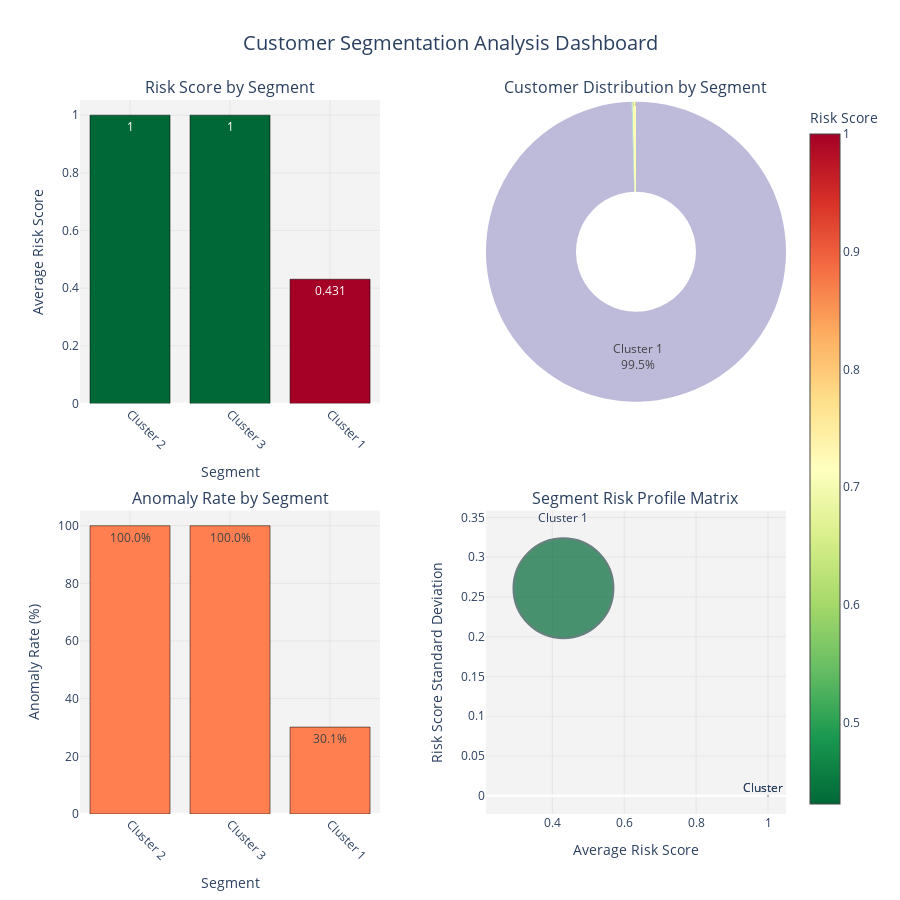

Notebook code for this chart:
### Code cell
# Create segmentation dashboard
if 'Segment_Name' in df_results.columns:
    # Prepare data for visualization
    segment_summary = df_results.groupby('Segment_Name').agg({
        'Account_Number': 'count',
        'Risk_Score_Final': 'mean',
        'Consensus_Anomaly': 'mean'
    }).reset_index()
    
    segment_summary.columns = ['Segment', 'Customer_Count', 'Avg_Risk_Score', 'Anomaly_Rate']
    segment_summary = segment_summary.sort_values('Avg_Risk_Score', ascending=False)
    
    # Create visualization
    fig = make_subplots(
        rows=2, cols=2,
        subplot_titles=('Risk Score by Segment',
                        'Customer Distribution by Segment',
                        'Anomaly Rate by Segment',
                        'Segment Risk Profile Matrix'),
        specs=[[{'type': 'bar'}, {'type': 'pie'}],
               [{'type': 'bar'}, {'type': 'scatter'}]],
        vertical_spacing=0.15,
        horizontal_spacing=0.15
    )
    
    # Plot 1: Risk Score by Segment (Bar Chart)
    # Create color scale based on risk scores
    risk_scores = segment_summary['Avg_Risk_Score'].values
    # Normalize risk scores to 0-1 range for color mapping
    norm_risk = (risk_scores - risk_scores.min()) / (risk_scores.max() - risk_scores.min() + 1e-10)
    # Generate colors using RdYlGn color scale (reversed: red for high risk)
    colors = px.colors.sample_colorscale('RdYlGn', norm_risk, low=0.0, high=1.0, colortype='rgb')
    
    fig.add_trace(
        go.Bar(
            x=segment_summary['Segment'],
            y=segment_summary['Avg_Risk_Score'],
            marker=dict(
                color=colors,
                line=dict(color='rgba(0,0,0,0.5)', width=1)
            ),
            text=segment_summary['Avg_Risk_Score'].round(3),
            textposition='auto',
            name='Avg Risk Score',
            hovertemplate='Segment: %{x}<br>Risk Score: %{y:.3f}<extra></extra>'
        ),
        row=1, col=1
    )
    
    fig.update_xaxes(title_text="Segment", row=1, col=1, tickangle=45)
    fig.update_yaxes(title_text="Average Risk Score", row=1, col=1)
    
    # Plot 2: Customer Distribution by Segment (Pie Chart)
    fig.add_trace(
        go.Pie(
            labels=segment_summary['Segment'],
            values=segment_summary['Customer_Count'],
            hole=0.4,
            textinfo='label+percent',
            textposition='inside',
            showlegend=False,
            marker=dict(colors=px.colors.qualitative.Set3),
            hovertemplate='Segment: %{label}<br>Customers: %{value}<br>Percentage: %{percent}<extra></extra>'
        ),
        row=1, col=2
    )
    
    # Plot 3: Anomaly Rate by Segment (Bar Chart)
    fig.add_trace(
        go.Bar(
            x=segment_summary['Segment'],
            y=segment_summary['Anomaly_Rate'] * 100,
            marker=dict(
                color='coral',
                line=dict(color='rgba(0,0,0,0.5)', width=1)
            ),
            text=[f"{rate*100:.1f}%" for rate in segment_summary['Anomaly_Rate']],
            textposition='auto',
            name='Anomaly Rate',
            hovertemplate='Segment: %{x}<br>Anomaly Rate: %{y:.1f}%<extra></extra>'
        ),
        row=2, col=1
    )
    
    fig.update_xaxes(title_text="Segment", row=2, col=1, tickangle=45)
    fig.update_yaxes(title_text="Anomaly Rate (%)", row=2, col=1)
    
    # Plot 4: Segment Risk Profile Matrix (Scatter Plot)
    # First, check what columns we actually have available
    available_columns = df_results.columns.tolist()
    print("Available columns for scatter plot:")
    print([col for col in available_columns if 'freq' in col.lower() or 'amount' in col.lower()])
    
    # Try to find transaction frequency and amount columns
    freq_cols = [col for col in available_columns if 'freq' in col.lower() or 'count' in col.lower()]
    amount_cols = [col for col in available_columns if 'amount' in col.lower() and 'avg' in col.lower()]
    
    if freq_cols and amount_cols:
        # Use the first matching columns
        freq_col = freq_cols[0]
        amount_col = amount_cols[0]
        
        segment_agg = df_results.groupby('Segment_Name').agg({
            freq_col: 'mean',
            amount_col: 'mean',
            'Risk_Score_Final': 'mean',
            'Account_Number': 'count'
        }).reset_index()
        
        # Create bubble sizes based on risk score
        bubble_sizes = (segment_agg['Risk_Score_Final'] - segment_agg['Risk_Score_Final'].min() + 0.1) * 50
        
        fig.add_trace(
            go.Scatter(
                x=segment_agg[freq_col],
                y=segment_agg[amount_col],
                mode='markers+text',
                marker=dict(
                    size=bubble_sizes,
                    color=segment_agg['Risk_Score_Final'],
                    colorscale='RdYlGn_r',
                    showscale=True,
                    colorbar=dict(title="Risk Score", x=1.02),
                    line=dict(width=2, color='DarkSlateGrey')
                ),
                text=segment_agg['Segment_Name'],
                textposition="top center",
                hoverinfo='text',
                hovertext=segment_agg.apply(
                    lambda row: f"Segment: {row['Segment_Name']}<br>" +
                               f"Customers: {row['Account_Number']}<br>" +
                               f"Risk Score: {row['Risk_Score_Final']:.3f}<br>" +
                               f"Avg {freq_col}: {row[freq_col]:.1f}<br>" +
                               f"Avg {amount_col}: {row[amount_col]:,.0f}",
                    axis=1
                ),
                name='Segments'
            ),
            row=2, col=2
        )
        
        fig.update_xaxes(title_text=f"Average {freq_col}", row=2, col=2)
        fig.update_yaxes(title_text=f"Average {amount_col}", row=2, col=2)
    else:
        # If we don't have frequency/amount data, create a simple scatter plot with risk scores
        print("⚠️ Transaction frequency/amount columns not found. Creating simplified scatter plot.")
        
        segment_agg = df_results.groupby('Segment_Name').agg({
            'Risk_Score_Final': ['mean', 'std'],
            'Account_Number': 'count'
        }).reset_index()
        
        # Flatten column names
        segment_agg.columns = ['Segment_Name', 'Risk_Mean', 'Risk_Std', 'Customer_Count']
        
        fig.add_trace(
            go.Scatter(
                x=segment_agg['Risk_Mean'],
                y=segment_agg['Risk_Std'],
                mode='markers+text',
                marker=dict(
                    size=segment_agg['Customer_Count'] / segment_agg['Customer_Count'].max() * 100,
                    color=segment_agg['Risk_Mean'],
                    colorscale='RdYlGn_r',
                    showscale=True,
                    colorbar=dict(title="Risk Score", x=1.02),
                    line=dict(width=2, color='DarkSlateGrey')
                ),
                text=segment_agg['Segment_Name'],
                textposition="top center",
                hoverinfo='text',
                hovertext=segment_agg.apply(
                    lambda row: f"Segment: {row['Segment_Name']}<br>" +
                               f"Customers: {row['Customer_Count']}<br>" +
                               f"Avg Risk: {row['Risk_Mean']:.3f}<br>" +
                               f"Risk Std: {row['Risk_Std']:.3f}",
                    axis=1
                ),
                name='Segments'
            ),
            row=2, col=2
        )
        
        fig.update_xaxes(title_text="Average Risk Score", row=2, col=2)
        fig.update_yaxes(title_text="Risk Score Standard Deviation", row=2, col=2)
    
    # Update layout
    fig.update_layout(
        height=900,
        showlegend=False,
        title_text="Customer Segmentation Analysis Dashboard",
        title_font_size=20,
        title_x=0.5,
        plot_bgcolor='rgba(240,240,240,0.8)',
        paper_bgcolor='white'
    )
    
    # Add grid and styling
    fig.update_xaxes(showgrid=True, gridwidth=1, gridcolor='rgba(200,200,200,0.3)')
    fig.update_yaxes(showgrid=True, gridwidth=1, gridcolor='rgba(200,200,200,0.3)')
    
    fig.show()
    
    # Also display the data table
    print("\n📊 Segment Summary Data:")
    display(segment_summary.style
            .background_gradient(subset=['Avg_Risk_Score'], cmap='RdYlGn_r')
            .background_gradient(subset=['Anomaly_Rate'], cmap='Reds')
            .format({
                'Avg_Risk_Score': '{:.3f}',
                'Anomaly_Rate': '{:.2%}',
                'Customer_Count': '{:,}'
            }))
    
else:
    print("⚠️ No segmentation data found. Skipping dashboard creation.")

### Figure 1 — Plotly figure (JSON) as saved in the notebook; plotly's stock layout.template omitted (floating-point values rounded to 4 significant figures)
{"data": [{"hovertemplate": "Segment: %{x}<br>Risk Score: %{y:.3f}<extra></extra>", "marker": {"color": ["rgb(0, 104, 55)", "rgb(0, 104, 55)", "rgb(165, 0, 38)"], "line": {"color": "rgba(0,0,0,0.5)", "width": 1}}, "name": "Avg Risk Score", "text": [1.0, 1.0, 0.431], "textposition": "auto", "type": "bar", "x": ["Cluster 2", "Cluster 3", "Cluster 1"], "xaxis": "x", "y": [1.0, 1.0, 0.4309], "yaxis": "y"}, {"domain": {"x": [0.575, 1], "y": [0.575, 1]}, "hole": 0.4, "hovertemplate": "Segment: %{label}<br>Customers: %{value}<br>Percentage: %{percent}<extra></extra>", "labels": ["Cluster 2", "Cluster 3", "Cluster 1"], "marker": {"colors": ["rgb(141,211,199)", "rgb(255,255,179)", "rgb(190,186,218)", "rgb(251,128,114)", "rgb(128,177,211)", "rgb(253,180,98)", "rgb(179,222,105)", "rgb(252,205,229)", "rgb(217,217,217)", "rgb(188,128,189)", "rgb(204,235,197)", "rgb(255,237,111)"]}, "showlegend": false, "textinfo": "label+percent", "textposition": "inside", "type": "pie", "values": [3, 15, 3875]}, {"hovertemplate": "Segment: %{x}<br>Anomaly Rate: %{y:.1f}%<extra></extra>", "marker": {"color": "coral", "line": {"color": "rgba(0,0,0,0.5)", "width": 1}}, "name": "Anomaly Rate", "text": ["100.0%", "100.0%", "30.1%"], "textposition": "auto", "type": "bar", "x": ["Cluster 2", "Cluster 3", "Cluster 1"], "xaxis": "x2", "y": [100.0, 100.0, 30.14], "yaxis": "y2"}, {"hoverinfo": "text", "hovertext": ["Segment: Cluster 1<br>Customers: 3875<br>Avg Risk: 0.431<br>Risk Std: 0.261", "Segment: Cluster 2<br>Customers: 3<br>Avg Risk: 1.000<br>Risk Std: 0.000", "Segment: Cluster 3<br>Customers: 15<br>Avg Risk: 1.000<br>Risk Std: 0.000"], "marker": {"color": [0.4309, 1.0, 1.0], "colorbar": {"title": {"text": "Risk Score"}, "x": 1.02}, "colorscale": [[0, "rgb(0,104,55)"], [0.1, "rgb(26,152,80)"], [0.2, "rgb(102,189,99)"], [0.3, "rgb(166,217,106)"], [0.4, "rgb(217,239,139)"], [0.5, "rgb(255,255,191)"], [0.6, "rgb(254,224,139)"], [0.7, "rgb(253,174,97)"], [0.8, "rgb(244,109,67)"], [0.9, "rgb(215,48,39)"], [1, "rgb(165,0,38)"]], "line": {"color": "DarkSlateGrey", "width": 2}, "showscale": true, "size": [100.0, 0.07742, 0.3871]}, "mode": "markers+text", "name": "Segments", "text": ["Cluster 1", "Cluster 2", "Cluster 3"], "textposition": "top center", "type": "scatter", "x": [0.4309, 1.0, 1.0], "xaxis": "x3", "y": [0.261, 0.0, 0.0], "yaxis": "y3"}], "layout": {"annotations": [{"font": {"size": 16}, "showarrow": false, "text": "Risk Score by Segment", "x": 0.2125, "xanchor": "center", "xref": "paper", "y": 1, "yanchor": "bottom", "yref": "paper"}, {"font": {"size": 16}, "showarrow": false, "text": "Customer Distribution by Segment", "x": 0.7875, "xanchor": "center", "xref": "paper", "y": 1, "yanchor": "bottom", "yref": "paper"}, {"font": {"size": 16}, "showarrow": false, "text": "Anomaly Rate by Segment", "x": 0.2125, "xanchor": "center", "xref": "paper", "y": 0.425, "yanchor": "bottom", "yref": "paper"}, {"font": {"size": 16}, "showarrow": false, "text": "Segment Risk Profile Matrix", "x": 0.7875, "xanchor": "center", "xref": "paper", "y": 0.425, "yanchor": "bottom", "yref": "paper"}], "height": 900, "paper_bgcolor": "white", "plot_bgcolor": "rgba(240,240,240,0.8)", "showlegend": false, "title": {"font": {"size": 20}, "text": "Customer Segmentation Analysis Dashboard", "x": 0.5}, "xaxis": {"anchor": "y", "domain": [0, 0.425], "gridcolor": "rgba(200,200,200,0.3)", "gridwidth": 1, "showgrid": true, "tickangle": 45, "title": {"text": "Segment"}}, "xaxis2": {"anchor": "y2", "domain": [0, 0.425], "gridcolor": "rgba(200,200,200,0.3)", "gridwidth": 1, "showgrid": true, "tickangle": 45, "title": {"text": "Segment"}}, "xaxis3": {"anchor": "y3", "domain": [0.575, 1], "gridcolor": "rgba(200,200,200,0.3)", "gridwidth": 1, "showgrid": true, "title": {"text": "Average Risk Score"}}, "yaxis": {"anchor": "x", "domain": [0.575, 1], "gridcolor": "rgba(200,200,200,0.3)", "gridwidth": 1, "showgrid": true, "title": {"text": "Average Risk Score"}}, "yaxis2": {"anchor": "x2", "domain": [0, 0.425], "gridcolor": "rgba(200,200,200,0.3)", "gridwidth": 1, "showgrid": true, "title": {"text": "Anomaly Rate (%)"}}, "yaxis3": {"anchor": "x3", "domain": [0, 0.425], "gridcolor": "rgba(200,200,200,0.3)", "gridwidth": 1, "showgrid": true, "title": {"text": "Risk Score Standard Deviation"}}}}
